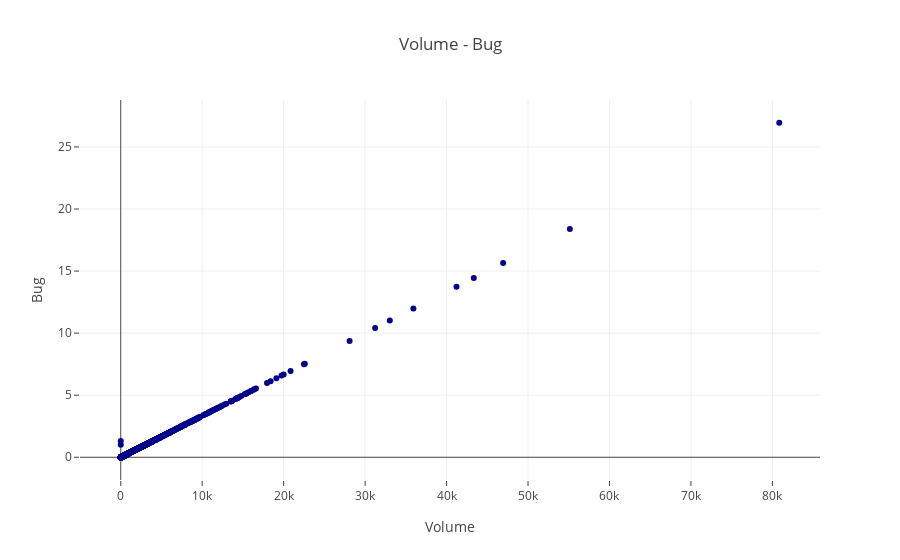

The cell this chart's notebook holds for it:
### Code cell
trace = go.Scatter(
    x = data.v,
    y = data.b,
    mode = "markers",
    name = "Volume - Bug",
    marker = dict(color = 'darkblue'),
    text = "Bug (b)")

scatter_data = [trace]
scatter_layout = dict(title = 'Volume - Bug',
              xaxis = dict(title = 'Volume', ticklen = 5),
              yaxis = dict(title = 'Bug' , ticklen = 5),
             )
fig = dict(data = scatter_data, layout = scatter_layout)
iplot(fig)

### Figure 1 — Plotly figure (JSON) as saved in the notebook; plotly's stock layout.template omitted (floating-point values rounded to 4 significant figures; data arrays with more than 128 entries replaced by an {"elided": "..."} marker saying what was removed)
{"data": [{"marker": {"color": "darkblue"}, "mode": "markers", "name": "Volume - Bug", "text": "Bug (b)", "type": "scatter", "uid": "12b722c0-961e-452e-9cb2-925bd1f97296", "x": {"elided": "10885 float values"}, "y": {"elided": "10885 float values"}}], "layout": {"title": {"text": "Volume - Bug"}, "xaxis": {"ticklen": 5, "title": {"text": "Volume"}}, "yaxis": {"ticklen": 5, "title": {"text": "Bug"}}}}
